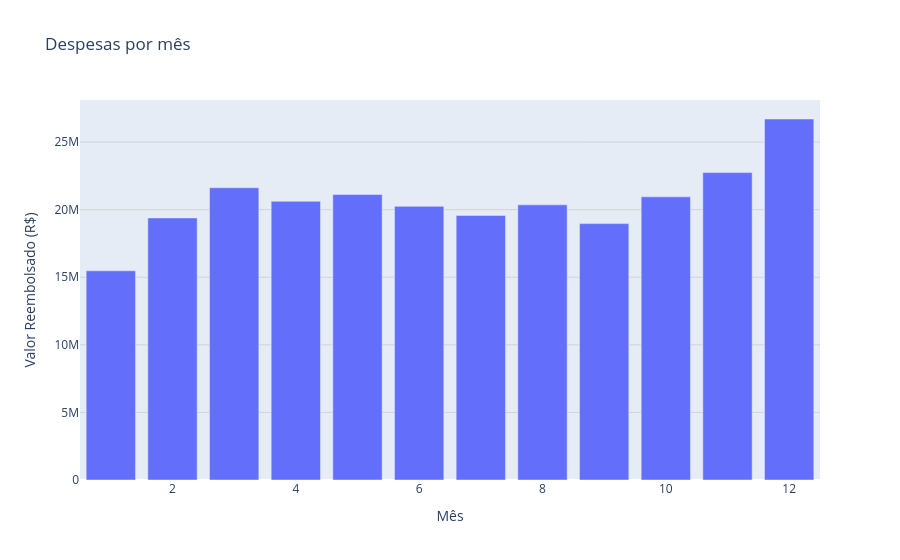

Notebook cell for this chart:
### Markdown cell above
# Despesas por mês (agregado de todos os anos)

As despesas por mês mostram relativa estabilidade na maior parte do ano. Há uma tendência de aumento a partir de outubro, com pico em dezembro, possivelmente relacionado às festas de fim de ano. Janeiro registra valores mais baixos, refletindo férias e início/fim de mandatos.

### Code cell
despesa_mes = go.Bar(
    x=despesa_mes['MES'], 
    y=despesa_mes['VALOR_REEMBOLSADO'], 
    hovertemplate='<b>Mes:</b> %{x}<br>' +
      '<b>Valor reembolsado:</b> R$ %{y:,.2f}<extra></extra>')

layout = go.Layout(
    title='Despesas por mês', 
    xaxis=dict(title='Mês'), 
    yaxis=dict(title='Valor Reembolsado (R$)',
        showgrid=True,
        gridcolor='lightgray')
)

data = [despesa_mes]
fig = go.Figure(data=data, layout=layout)
fig.show()

### Figure 1 — Plotly figure (JSON) as saved in the notebook; plotly's stock layout.template omitted (floating-point values rounded to 4 significant figures)
{"data": [{"hovertemplate": "<b>Mes:</b> %{x}<br><b>Valor reembolsado:</b> R$ %{y:,.2f}<extra></extra>", "type": "bar", "x": [1, 2, 3, 4, 5, 6, 7, 8, 9, 10, 11, 12], "y": [15478505, 19390275, 21624370, 20621518, 21119671, 20246318, 19574369, 20360039, 18969003, 20950139, 22745660, 26709978]}], "layout": {"title": {"text": "Despesas por mês"}, "xaxis": {"title": {"text": "Mês"}}, "yaxis": {"gridcolor": "lightgray", "showgrid": true, "title": {"text": "Valor Reembolsado (R$)"}}}}
